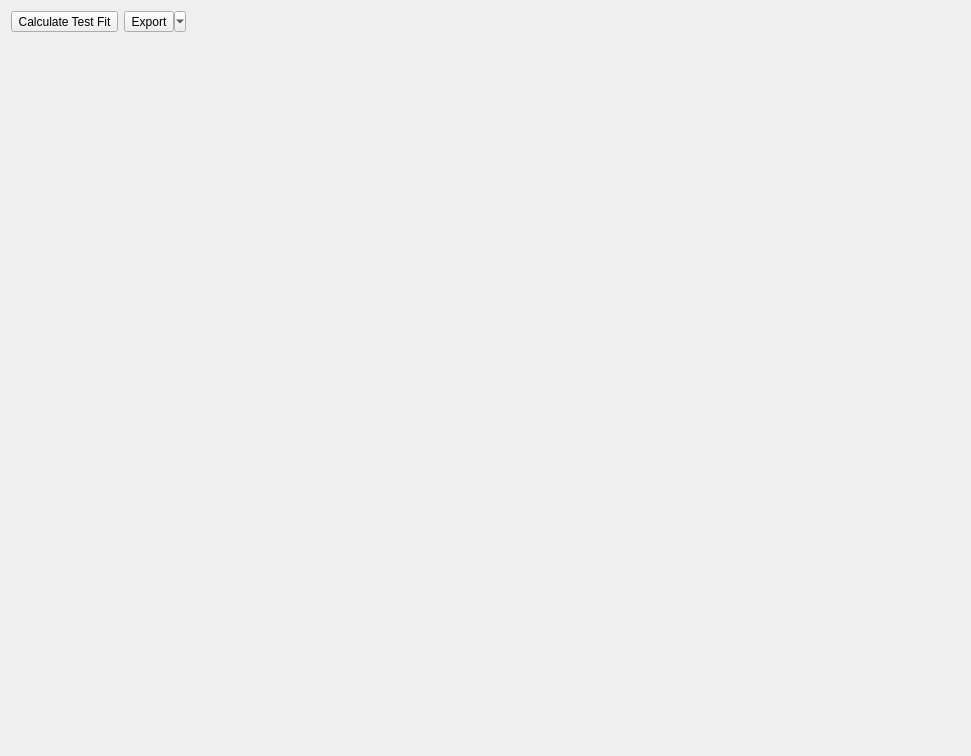
<?xml version="1.0" encoding="UTF-8"?>
<ui version="4.0">
 <author>Anton Rau</author>
 <class>CaloDetailsTestFitWidget</class>
 <widget class="QWidget" name="CaloDetailsTestFitWidget">
  <property name="geometry">
   <rect>
    <x>0</x>
    <y>0</y>
    <width>971</width>
    <height>756</height>
   </rect>
  </property>
  <property name="windowTitle">
   <string>Form</string>
  </property>
  <layout class="QVBoxLayout" name="verticalLayout">
   <item>
    <layout class="QHBoxLayout" name="horizontalLayout">
     <item>
      <widget class="QToolButton" name="toolButtonFit">
       <property name="text">
        <string>Calculate Test Fit</string>
       </property>
      </widget>
     </item>
     <item>
      <widget class="QToolButton" name="toolButtonExport">
       <property name="text">
        <string>Export</string>
       </property>
       <property name="popupMode">
        <enum>QToolButton::MenuButtonPopup</enum>
       </property>
      </widget>
     </item>
     <item>
      <spacer name="horizontalSpacer">
       <property name="orientation">
        <enum>Qt::Horizontal</enum>
       </property>
       <property name="sizeHint" stdset="0">
        <size>
         <width>40</width>
         <height>20</height>
        </size>
       </property>
      </spacer>
     </item>
     <item>
      <widget class="QLabel" name="labelT90"/>
     </item>
    </layout>
   </item>
   <item>
    <widget class="MplCanvas" name="canvas" native="true">
     <property name="sizePolicy">
      <sizepolicy hsizetype="Expanding" vsizetype="Expanding">
       <horstretch>0</horstretch>
       <verstretch>0</verstretch>
      </sizepolicy>
     </property>
    </widget>
   </item>
  </layout>
 </widget>
 <customwidgets>
  <customwidget>
   <class>MplCanvas</class>
   <extends>QWidget</extends>
   <header>tse_analytics.views.misc.MplCanvas</header>
   <container>1</container>
  </customwidget>
 </customwidgets>
 <resources/>
 <connections/>
</ui>
